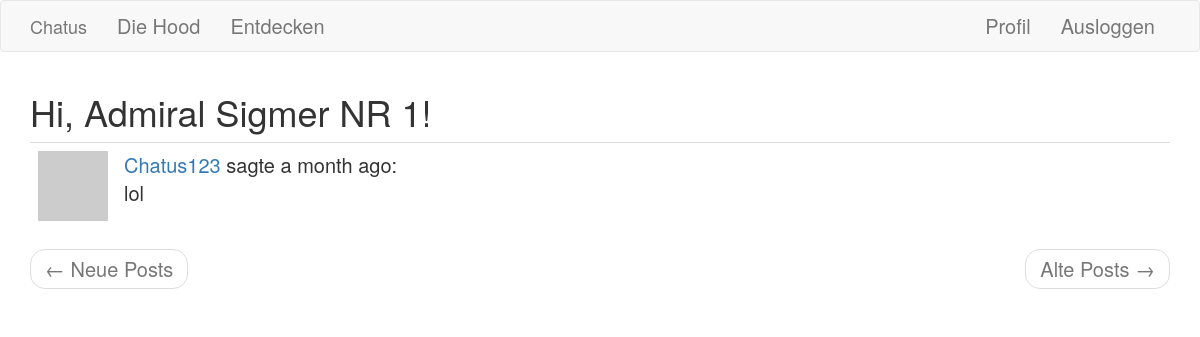
The page /explore (signed in) on the database its author committed.
### app/models.py (models this page shows, shortened)
class User(UserMixin, db.Model):
    id = db.Column(db.Integer, primary_key=True)
    username = db.Column(db.String(64), index=True, unique=True)
    email = db.Column(db.String(120), index=True, unique=True)
    password_hash = db.Column(db.String(128))
    posts = db.relationship('Post', backref='author', lazy='dynamic')
    about_me = db.Column(db.String(140))
    last_seen = db.Column(db.DateTime, default=datetime.utcnow)
    age = db.Column(db.String(20))
    followed = db.relationship(
        'User', secondary=followers,
        primaryjoin=(followers.c.follower_id == id),
        secondaryjoin=(followers.c.followed_id == id),
        backref=db.backref('followers', lazy='dynamic'), lazy='dynamic')
    def avatar(self, size):
        digest = md5(self.email.lower().encode('utf-8')).hexdigest()
        return 'https://www.gravatar.com/avatar/{}?s={}&d=https%3A%2F%2Fi.pinimg.com%2F564x%2Fc0%2Fa7%2Fa6%2Fc0a7a613e35143a9606521beee386ccf.jpg'.format(
            digest, size)
    def notFollowedPosts(self):
        followed = Post.query.join(followers , (followers.c.followed_id == Post.user_id)).filter(
            followers.c.followed_id == self.id).union(self.posts)
        all_ = Post.query.filter_by()
        return all_.except_(followed).order_by(Post.timestamp.desc())

class Post(db.Model):
    id = db.Column(db.Integer, primary_key=True)
    body = db.Column(db.String(140))
    timestamp = db.Column(db.DateTime, index=True, default=datetime.utcnow)
    user_id = db.Column(db.Integer, db.ForeignKey('user.id'))

### app/auth/routes.py (the view)
@app.route('/explore')
@login_required
def explore():
    page = request.args.get('page', 1, type=int)
    posts = current_user.notFollowedPosts().paginate(
        page=page, per_page=app.config['POSTS_PER_PAGE'], error_out=False)
    next_url = url_for('explore', page=posts.next_num) \
        if posts.has_next else None
    prev_url = url_for('explore', page=posts.prev_num) \
        if posts.has_prev else None
    return render_template('index.html', title='Explore', posts=posts.items,
                           next_url=next_url, prev_url=prev_url)

### app/auth/routes.py (called while the page is built)
@app.before_request
def before_request():
    if current_user.is_authenticated:
        current_user.last_seen = datetime.utcnow()
        db.session.commit()

### app/models.py (called while the page is built)
@login.user_loader
def load_user(id):
    return User.query.get(int(id))

### app/templates/index.html (shortened to what this page needs)
{% extends "base.html" %}
{% import 'bootstrap/wtf.html' as wtf %}
{% block app_content %}
    <h1>Hi, {{ current_user.username }}!</h1>
    {% for post in posts %}
        {% include '_post.html' %}
    {% endfor %}
    <nav aria-label="...">
        <ul class="pager">
            <li class="previous{% if not prev_url %} disabled{% endif %}">
                <a href="{{ prev_url or '#' }}">
                    <span aria-hidden="true">&larr;</span> Neue Posts
                </a>
            </li>
            <li class="next{% if not next_url %} disabled{% endif %}">
                <a href="{{ next_url or '#' }}">
                    Alte Posts <span aria-hidden="true">&rarr;</span>
                </a>
            </li>
        </ul>
    </nav>
{% endblock %}

### app/templates/_post.html
    <table class="table table-hover">
        <tr>
            <td width="70px">
                <a href="{{ url_for('user', username=post.author.username) }}">
                    <img src="{{ post.author.avatar(70) }}" height="70px"/>
                </a>
            </td>
            <td>
                <a href="{{ url_for('user', username=post.author.username) }}">
                    {{ post.author.username }}
                </a>
                sagte {{ moment(post.timestamp).fromNow() }}:
                <br>
                {{ post.body }}
            </td>
        </tr>
    </table>

### rows shown on the page
User: username "Admiral Sigmer NR 1"
Post: author.username "Chatus123", timestamp "a month ago", body "lol"
